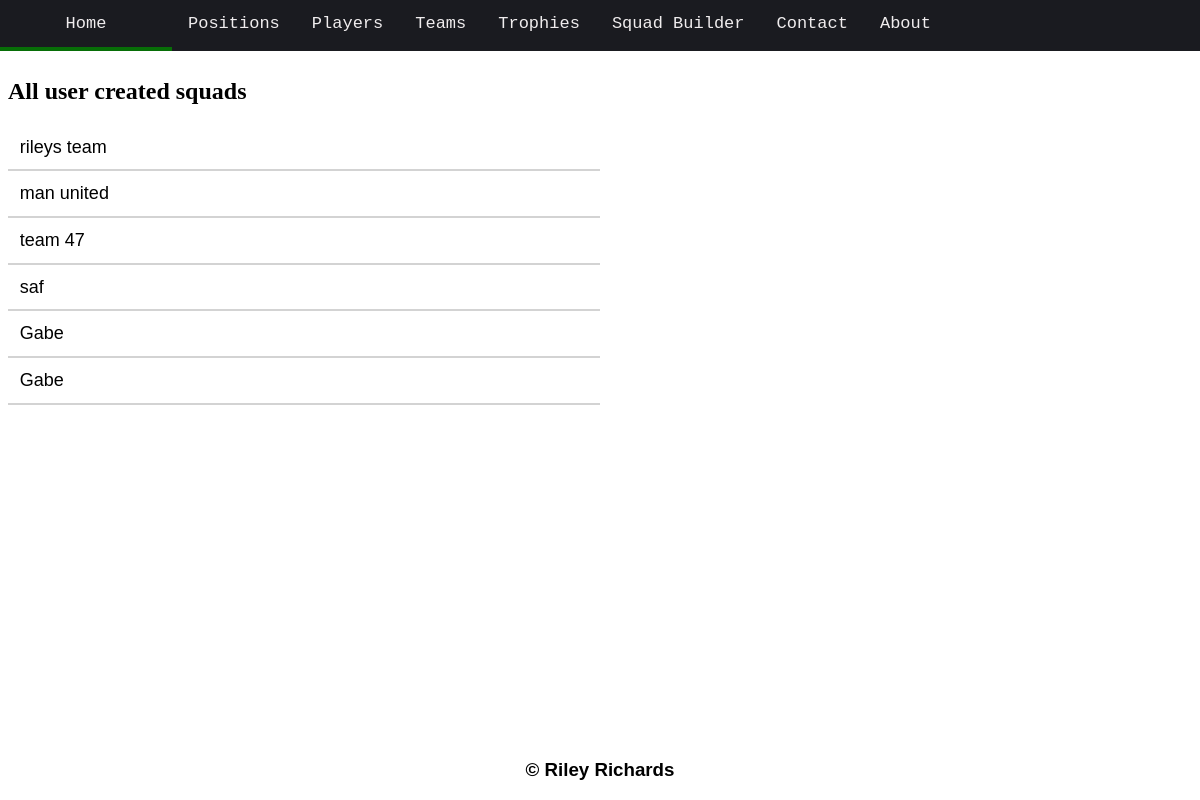
/allsquads, run on the app's committed database.
### tables this page shows
CREATE TABLE squadbuilder (id INTEGER PRIMARY KEY, name STRING, gk STRING, lb STRING, rcb STRING, lcb STRING, rb STRING, cdm STRING, cm STRING, cam STRING, lw STRING, rw STRING, st STRING);

### main.py (the view)
@app.route("/allsquads")
def allsquads():
    allsquads = do_query("SELECT id, name FROM squadbuilder",
                         data=None,
                         fetchall=True)
    return render_template('allsquads.html', allsquads=allsquads)

### main.py (called while the page is built)
def do_query(query, data=None, fetchall=False):
    conn = sqlite3.connect('football.db')
    cursor = conn.cursor()
    if data is None:
        cursor.execute(query)
    else:
        cursor.execute(query, data)
    results = cursor.fetchall() if fetchall else cursor.fetchone()
    conn.close()
    return results

### templates/allsquads.html
{% extends 'layout.html' %}
{% block content %}
<h2>All user created squads</h2>
{% for allsquad in allsquads %}
<div class ="playerteam"; onclick='location.href="/squad/{{allsquad[0]}}";' style = "cursor:pointer;">
    <li>
        <a>{{allsquad[1]}}</a>
    </li>
</div>
{% endfor %}
{% endblock %}

### static/css/style.css (style rules this page uses)
body { font-family:"Verdana"; background-color: white; padding-top: 50px; }
:root { --hover-color: rgb(187, 211, 187); }
a { list-style-type: none; text-decoration: none; color: black; }
.playerteam { border-bottom: 2px solid lightgray; padding: 1%; font-family: 'Arial'; list-style-type: none; margin-right: 50%; font-size: large; }

### data on the page
squadbuilder: name "rileys team"
squadbuilder: name "man united"
squadbuilder: name "team 47"
squadbuilder: name "saf"
squadbuilder: name "Gabe"
squadbuilder: name "Gabe"
